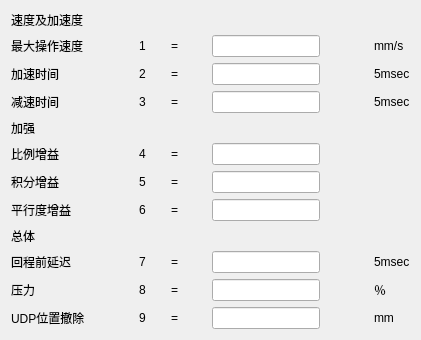
       <widget class="QWidget" name="tab_27">
        <attribute name="title">
         <string>回程</string>
        </attribute>
        <layout class="QGridLayout" name="gridLayout_26">
         <item row="0" column="0">
          <layout class="QGridLayout" name="gridLayout_25">
           <item row="0" column="0">
            <widget class="QLabel" name="label_386">
             <property name="text">
              <string>速度及加速度</string>
             </property>
            </widget>
           </item>
           <item row="1" column="0">
            <widget class="QLabel" name="label_389">
             <property name="text">
              <string>最大操作速度</string>
             </property>
            </widget>
           </item>
           <item row="1" column="1">
            <spacer name="horizontalSpacer_17">
             <property name="orientation">
              <enum>Qt::Horizontal</enum>
             </property>
             <property name="sizeHint" stdset="0">
              <size>
               <width>48</width>
               <height>20</height>
              </size>
             </property>
            </spacer>
           </item>
           <item row="1" column="2">
            <widget class="QLabel" name="label_390">
             <property name="text">
              <string>1</string>
             </property>
            </widget>
           </item>
           <item row="1" column="3">
            <spacer name="horizontalSpacer_19">
             <property name="orientation">
              <enum>Qt::Horizontal</enum>
             </property>
             <property name="sizeHint" stdset="0">
              <size>
               <width>13</width>
               <height>20</height>
              </size>
             </property>
            </spacer>
           </item>
           <item row="1" column="4">
            <widget class="QLabel" name="label_391">
             <property name="text">
              <string>=</string>
             </property>
            </widget>
           </item>
           <item row="1" column="5">
            <spacer name="horizontalSpacer_20">
             <property name="orientation">
              <enum>Qt::Horizontal</enum>
             </property>
             <property name="sizeHint" stdset="0">
              <size>
               <width>28</width>
               <height>13</height>
              </size>
             </property>
            </spacer>
           </item>
           <item row="1" column="6">
            <widget class="QLineEdit" name="lineEdit_98"/>
           </item>
           <item row="1" column="7">
            <spacer name="horizontalSpacer_18">
             <property name="orientation">
              <enum>Qt::Horizontal</enum>
             </property>
             <property name="sizeHint" stdset="0">
              <size>
               <width>48</width>
               <height>20</height>
              </size>
             </property>
            </spacer>
           </item>
           <item row="1" column="8">
            <widget class="QLabel" name="label_392">
             <property name="text">
              <string>mm/s</string>
             </property>
            </widget>
           </item>
           <item row="2" column="0">
            <widget class="QLabel" name="label_393">
             <property name="text">
              <string>加速时间</string>
             </property>
            </widget>
           </item>
           <item row="2" column="2" colspan="2">
            <widget class="QLabel" name="label_394">
             <property name="text">
              <string>2</string>
             </property>
            </widget>
           </item>
           <item row="2" column="4">
            <widget class="QLabel" name="label_395">
             <property name="text">
              <string>=</string>
             </property>
            </widget>
           </item>
           <item row="2" column="6">
            <widget class="QLineEdit" name="lineEdit_99"/>
           </item>
           <item row="2" column="8">
            <widget class="QLabel" name="label_396">
             <property name="text">
              <string>5msec</string>
             </property>
            </widget>
           </item>
           <item row="3" column="0">
            <widget class="QLabel" name="label_397">
             <property name="text">
              <string>减速时间</string>
             </property>
            </widget>
           </item>
           <item row="3" column="2" colspan="2">
            <widget class="QLabel" name="label_398">
             <property name="text">
              <string>3</string>
             </property>
            </widget>
           </item>
           <item row="3" column="4">
            <widget class="QLabel" name="label_399">
             <property name="text">
              <string>=</string>
             </property>
            </widget>
           </item>
           <item row="3" column="6">
            <widget class="QLineEdit" name="lineEdit_100"/>
           </item>
           <item row="3" column="8">
            <widget class="QLabel" name="label_400">
             <property name="text">
              <string>5msec</string>
             </property>
            </widget>
           </item>
           <item row="4" column="0">
            <widget class="QLabel" name="label_387">
             <property name="text">
              <string>加强</string>
             </property>
            </widget>
           </item>
           <item row="5" column="0">
            <widget class="QLabel" name="label_401">
             <property name="text">
              <string>比例增益</string>
             </property>
            </widget>
           </item>
           <item row="5" column="2" colspan="2">
            <widget class="QLabel" name="label_402">
             <property name="text">
              <string>4</string>
             </property>
            </widget>
           </item>
           <item row="5" column="4">
            <widget class="QLabel" name="label_403">
             <property name="text">
              <string>=</string>
             </property>
            </widget>
           </item>
           <item row="5" column="6">
            <widget class="QLineEdit" name="lineEdit_101"/>
           </item>
           <item row="6" column="0">
            <widget class="QLabel" name="label_405">
             <property name="text">
              <string>积分增益</string>
             </property>
            </widget>
           </item>
           <item row="6" column="2" colspan="2">
            <widget class="QLabel" name="label_406">
             <property name="text">
              <string>5</string>
             </property>
            </widget>
           </item>
           <item row="6" column="4">
            <widget class="QLabel" name="label_407">
             <property name="text">
              <string>=</string>
             </property>
            </widget>
           </item>
           <item row="6" column="6">
            <widget class="QLineEdit" name="lineEdit_102"/>
           </item>
           <item row="7" column="0">
            <widget class="QLabel" name="label_409">
             <property name="text">
              <string>平行度增益</string>
             </property>
            </widget>
           </item>
           <item row="7" column="2" colspan="2">
            <widget class="QLabel" name="label_410">
             <property name="text">
              <string>6</string>
             </property>
            </widget>
           </item>
           <item row="7" column="4">
            <widget class="QLabel" name="label_411">
             <property name="text">
              <string>=</string>
             </property>
            </widget>
           </item>
           <item row="7" column="6">
            <widget class="QLineEdit" name="lineEdit_103"/>
           </item>
           <item row="8" column="0">
            <widget class="QLabel" name="label_388">
             <property name="text">
              <string>总体</string>
             </property>
            </widget>
           </item>
           <item row="9" column="0">
            <widget class="QLabel" name="label_413">
             <property name="text">
              <string>回程前延迟</string>
             </property>
            </widget>
           </item>
           <item row="9" column="2" colspan="2">
            <widget class="QLabel" name="label_414">
             <property name="text">
              <string>7</string>
             </property>
            </widget>
           </item>
           <item row="9" column="4">
            <widget class="QLabel" name="label_415">
             <property name="text">
              <string>=</string>
             </property>
            </widget>
           </item>
           <item row="9" column="6">
            <widget class="QLineEdit" name="lineEdit_104"/>
           </item>
           <item row="9" column="8">
            <widget class="QLabel" name="label_416">
             <property name="text">
              <string>5msec</string>
             </property>
            </widget>
           </item>
           <item row="10" column="0">
            <widget class="QLabel" name="label_417">
             <property name="text">
              <string>压力</string>
             </property>
            </widget>
           </item>
           <item row="10" column="2" colspan="2">
            <widget class="QLabel" name="label_418">
             <property name="text">
              <string>8</string>
             </property>
            </widget>
           </item>
           <item row="10" column="4">
            <widget class="QLabel" name="label_419">
             <property name="text">
              <string>=</string>
             </property>
            </widget>
           </item>
           <item row="10" column="6">
            <widget class="QLineEdit" name="lineEdit_105"/>
           </item>
           <item row="10" column="8">
            <widget class="QLabel" name="label_420">
             <property name="text">
              <string>％</string>
             </property>
            </widget>
           </item>
           <item row="11" column="0">
            <widget class="QLabel" name="label_421">
             <property name="text">
              <string>UDP位置撤除</string>
             </property>
            </widget>
           </item>
           <item row="11" column="2" colspan="2">
            <widget class="QLabel" name="label_422">
             <property name="text">
              <string>9</string>
             </property>
            </widget>
           </item>
           <item row="11" column="4">
            <widget class="QLabel" name="label_423">
             <property name="text">
              <string>=</string>
             </property>
            </widget>
           </item>
           <item row="11" column="6">
            <widget class="QLineEdit" name="lineEdit_106"/>
           </item>
           <item row="11" column="8">
            <widget class="QLabel" name="label_424">
             <property name="text">
              <string>mm</string>
             </property>
            </widget>
           </item>
          </layout>
         </item>
        </layout>
       </widget>
